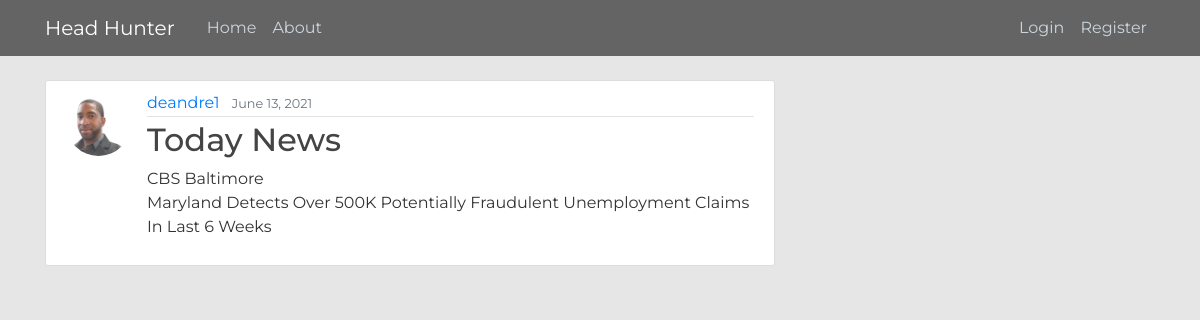
The app's page /post/2/ with its own data.
### blog/models.py (models this page shows, shortened)
class Post(models.Model):
    title = models.CharField(max_length=100)
    content = models.TextField()
    date_posted = models.DateTimeField(default=timezone.now)
    author = models.ForeignKey(User, on_delete=models.CASCADE)

### users/models.py (models this page shows, shortened)
class Profile(models.Model):
    user = models.OneToOneField(User, on_delete=models.CASCADE)
    image = models.ImageField(default='default.jpg', upload_to='profile_pics')

### blog/views.py (the view)
# urls.py: path('post/<int:pk>/', PostDetailView.as_view(), name='post-detail'),
class PostDetailView(DetailView):
    model = Post

### blog/templates/blog/post_detail.html (shortened to what this page needs)
{% extends "blog/base.html" %}
{% block content %}
  <article class="media content-section">
    <img class="rounded-circle article-img" src="{{ object.author.profile.image.url }}">
    <div class="media-body">
      <div class="article-metadata">
        <a class="mr-2" href="{% url 'user-posts' object.author.username %}">{{ object.author }}</a>
        <small class="text-muted">{{ object.date_posted|date:"F d, Y" }}</small>
      </div>
      <h2 class="article-title">{{ object.title }}</h2>
      <p class="article-content">{{ object.content }}</p>
    </div>
  </article>
{% endblock content %}

### blog/static/blog/main.css (style rules this page uses)
body { background: #e6e6e6; color: #333333; margin-top: 5rem; font-family: 'Montserrat'; }
h1, h2, h3, h4, h5, h6 { color: #444444; }
.content-section { background: #ffffff; padding: 10px 20px; border: 1px solid #dddddd; border-radius: 3px; margin-bottom: 20px; }
.article-title { color: #444444; }
.article-content { white-space: pre-line; }
.article-img { height: 65px; width: 65px; margin-right: 16px; }
.article-metadata { padding-bottom: 1px; margin-bottom: 4px; border-bottom: 1px solid #e3e3e3 }

### records on screen
Post: author.profile.image (picture), author "deandre1", date_posted "June 13, 2021", title "Today News", content "CBS Baltimore Maryland Detects Over 500K Potentially Fraudulent Unemployment Claims In Last 6 Weeks"
